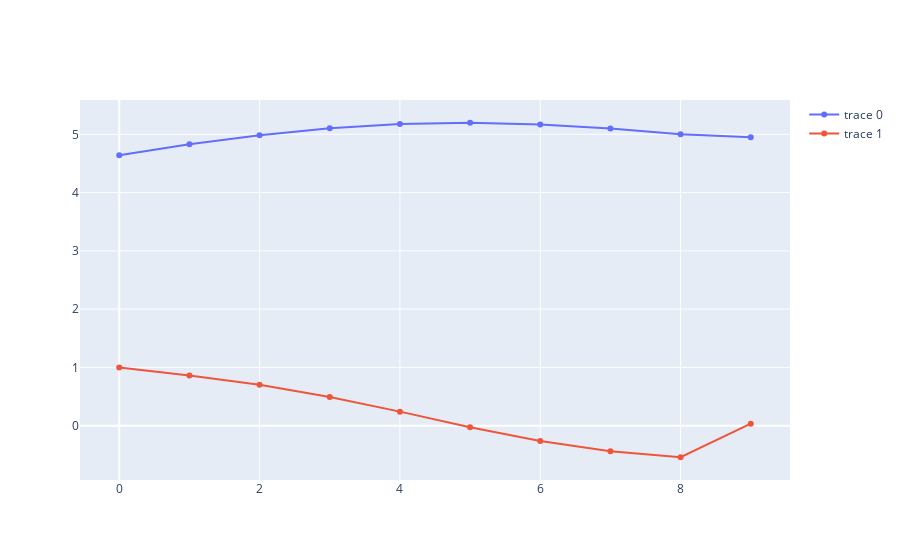

Source (notebook cell):
### Code cell
x0 = torch.Tensor([np.pi+1.5, 1.]).double()
x_traj, u_traj, alpha_traj = vf.sol_to_traj(x0, *(V(x0)[1:]))
fig = go.Figure()
for i in range(2):
    fig.add_trace(go.Scatter(
        y=x_traj[i,:]
    ))
fig.show()

### Figure 1 — Plotly figure (JSON) as saved in the notebook; plotly's stock layout.template omitted (floating-point values rounded to 4 significant figures)
{"data": [{"type": "scatter", "y": [4.642, 4.828, 4.984, 5.103, 5.177, 5.198, 5.17, 5.099, 5.001, 4.951]}, {"type": "scatter", "y": [1, 0.86, 0.7016, 0.4939, 0.2412, -0.0251, -0.2631, -0.4393, -0.5414, 0.03408]}], "layout": {}}
